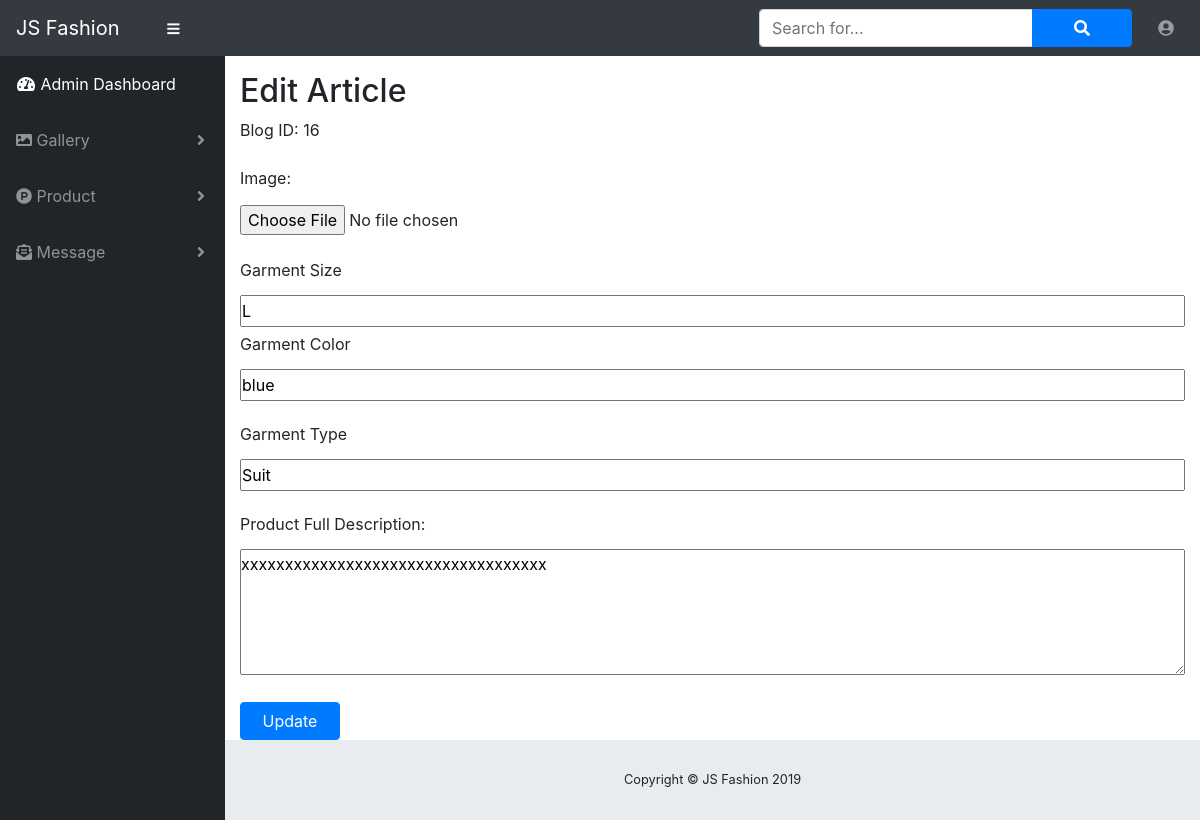
Page /admin/updateBlog.php?edit_post_ref=16 (signed in) on the committed database.
### tables this page shows
CREATE TABLE `blog_post` (
  `blog_id` int(20) NOT NULL,
  `blog_img` varchar(50) NOT NULL,
  `size` varchar(50) NOT NULL,
  `color` varchar(50) NOT NULL,
  `typeof` varchar(5000) NOT NULL,
  `blog_long_des` text NOT NULL
);

### admin/updateBlog.php (the view, shortened to what this page needs)
<?php
include('includes/header.php');
include('includes/navbar_top.php');
include('includes/menu_bar_side.php');
?>
<?php
include('dbcon.php');
                      $getid=$_GET['edit_post_ref'];
                      $query = "SELECT *FROM blog_post where blog_id='$getid'";
                      $result = mysqli_query($con, $query);
                      $row = mysqli_fetch_array($result, MYSQLI_ASSOC);
                        $id=$row['blog_id'];
                        $size=$row['size'];
                        $color=$row['color'];
                        $typeof=$row['typeof'];
                        $long=$row['blog_long_des'];
                        	 echo"<div class='container'>";
							  echo"<h2>Edit Article</h2>";
							  echo"<form action='updateBlog_1.php' method='POST' enctype='multipart/form-data'>";
							  echo"<div class='form-group'>";
							      echo"<label for='id'>Blog ID: $id</label>";
							      echo"</div>";
							    echo"<div class='form-group'>";
							      echo"<label for='image'>Image:</label>";
							      echo"<input type='file'  placeholder='Choose Image' name='image' style='width: 100%; margin: 5px 0px; padding:2px 0px;'>";
							    echo"</div>";
							    echo"<div class='form-group'>";
							     echo" <label for='size'>Garment Size</label>";
							      echo"<input type='text' name='size' value='$size' style='width: 100%; margin: 5px 0px; padding:2px 0px;>";
							    echo"</div>";
							    echo"<div class='form-group'>";
							      echo"<label for='color'>Garment Color</label>";
							      echo"<input type='text' name='color' value='$color' style='width: 100%; margin: 5px 0px; padding:2px 0px;'>";
							    echo"</div>";
							    echo"<div class='form-group'>";
							      echo"<label for='typeof'>Garment Type</label>";
							      echo"<input type='text' name='typeof' value='$typeof' style='width: 100%; margin: 5px 0px; padding:2px 0px;'>";
							    echo"</div>";
							    echo"<div class='form-group'>";
							    	echo"<label for='long'>Product Full Description:</label>";
							    echo"<textarea  rows='5'  name='long' value='$long' style='width: 100%; margin: 5px 0px; padding:2px 0px;'>$long</textarea>";
							    echo"</div>";
							  echo"<button type='submit' class='btn btn-primary btn-block btn-large' name='update'>Update</button>";
							  echo"</form>";
							echo"</div>";
                        ?>
<?php
include('includes/footer.php');
?>

### admin/css/sb-admin.css (style rules this page uses)
html { position: relative; min-height: 100%; }
body { height: 100%; }
:root { --input-padding-x: 0.75rem; --input-padding-y: 0.75rem; }

### admin/css/style.css (style rules this page uses)
.btn { width: 100px; }

### rows in the picture
blog_post: blog_id "16", size "L", color "blue", typeof "Suit", long "xxxxxxxxxxxxxxxxxxxxxxxxxxxxxxxxxxx"
